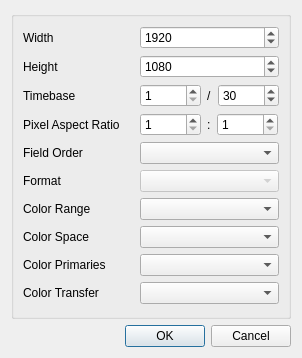
<?xml version="1.0" encoding="UTF-8"?>
<ui version="4.0">
 <class>AddEditVideoTrackDialog</class>
 <widget class="QDialog" name="AddEditVideoTrackDialog">
  <property name="geometry">
   <rect>
    <x>0</x>
    <y>0</y>
    <width>277</width>
    <height>358</height>
   </rect>
  </property>
  <property name="windowTitle">
   <string>Dialog</string>
  </property>
  <layout class="QVBoxLayout" name="verticalLayout">
   <item>
    <widget class="QGroupBox" name="groupBox">
     <property name="checkable">
      <bool>false</bool>
     </property>
     <layout class="QFormLayout" name="formLayout">
      <property name="horizontalSpacing">
       <number>20</number>
      </property>
      <property name="verticalSpacing">
       <number>6</number>
      </property>
      <item row="0" column="0">
       <widget class="QLabel" name="label">
        <property name="text">
         <string>Width</string>
        </property>
       </widget>
      </item>
      <item row="0" column="1">
       <widget class="QSpinBox" name="width">
        <property name="minimum">
         <number>1</number>
        </property>
        <property name="maximum">
         <number>16384</number>
        </property>
        <property name="value">
         <number>1920</number>
        </property>
       </widget>
      </item>
      <item row="1" column="0">
       <widget class="QLabel" name="label_2">
        <property name="text">
         <string>Height</string>
        </property>
       </widget>
      </item>
      <item row="1" column="1">
       <widget class="QSpinBox" name="height">
        <property name="minimum">
         <number>1</number>
        </property>
        <property name="maximum">
         <number>8640</number>
        </property>
        <property name="value">
         <number>1080</number>
        </property>
       </widget>
      </item>
      <item row="2" column="0">
       <widget class="QLabel" name="label_3">
        <property name="text">
         <string>Timebase</string>
        </property>
       </widget>
      </item>
      <item row="2" column="1">
       <widget class="QWidget" name="widget_2" native="true">
        <layout class="QHBoxLayout" name="horizontalLayout">
         <property name="leftMargin">
          <number>0</number>
         </property>
         <property name="topMargin">
          <number>0</number>
         </property>
         <property name="rightMargin">
          <number>0</number>
         </property>
         <property name="bottomMargin">
          <number>0</number>
         </property>
         <item>
          <widget class="QSpinBox" name="timebaseNum">
           <property name="minimum">
            <number>1</number>
           </property>
           <property name="maximum">
            <number>65535</number>
           </property>
          </widget>
         </item>
         <item>
          <widget class="QLabel" name="label_4">
           <property name="text">
            <string>/</string>
           </property>
          </widget>
         </item>
         <item>
          <widget class="QSpinBox" name="timebaseDen">
           <property name="minimum">
            <number>1</number>
           </property>
           <property name="maximum">
            <number>65535</number>
           </property>
           <property name="value">
            <number>30</number>
           </property>
          </widget>
         </item>
         <item>
          <spacer name="horizontalSpacer_2">
           <property name="orientation">
            <enum>Qt::Horizontal</enum>
           </property>
           <property name="sizeHint" stdset="0">
            <size>
             <width>40</width>
             <height>20</height>
            </size>
           </property>
          </spacer>
         </item>
        </layout>
       </widget>
      </item>
      <item row="3" column="0">
       <widget class="QLabel" name="label_5">
        <property name="text">
         <string>Pixel Aspect Ratio</string>
        </property>
       </widget>
      </item>
      <item row="3" column="1">
       <widget class="QWidget" name="widget_3" native="true">
        <layout class="QHBoxLayout" name="horizontalLayout_2">
         <property name="leftMargin">
          <number>0</number>
         </property>
         <property name="topMargin">
          <number>0</number>
         </property>
         <property name="rightMargin">
          <number>0</number>
         </property>
         <property name="bottomMargin">
          <number>0</number>
         </property>
         <item>
          <widget class="QSpinBox" name="aspectNum">
           <property name="minimum">
            <number>1</number>
           </property>
           <property name="maximum">
            <number>65535</number>
           </property>
          </widget>
         </item>
         <item>
          <widget class="QLabel" name="label_6">
           <property name="text">
            <string>:</string>
           </property>
          </widget>
         </item>
         <item>
          <widget class="QSpinBox" name="aspectDen">
           <property name="minimum">
            <number>1</number>
           </property>
           <property name="maximum">
            <number>65535</number>
           </property>
          </widget>
         </item>
         <item>
          <spacer name="horizontalSpacer">
           <property name="orientation">
            <enum>Qt::Horizontal</enum>
           </property>
           <property name="sizeHint" stdset="0">
            <size>
             <width>40</width>
             <height>20</height>
            </size>
           </property>
          </spacer>
         </item>
        </layout>
       </widget>
      </item>
      <item row="4" column="0">
       <widget class="QLabel" name="label_7">
        <property name="text">
         <string>Field Order</string>
        </property>
       </widget>
      </item>
      <item row="4" column="1">
       <widget class="QComboBox" name="fieldOrder"/>
      </item>
      <item row="5" column="0">
       <widget class="QLabel" name="label_8">
        <property name="text">
         <string>Format</string>
        </property>
       </widget>
      </item>
      <item row="5" column="1">
       <widget class="QComboBox" name="colorFormat">
        <property name="enabled">
         <bool>false</bool>
        </property>
       </widget>
      </item>
      <item row="6" column="0">
       <widget class="QLabel" name="label_9">
        <property name="text">
         <string>Color Range</string>
        </property>
       </widget>
      </item>
      <item row="6" column="1">
       <widget class="QComboBox" name="colorRange"/>
      </item>
      <item row="7" column="0">
       <widget class="QLabel" name="label_10">
        <property name="text">
         <string>Color Space</string>
        </property>
       </widget>
      </item>
      <item row="7" column="1">
       <widget class="QComboBox" name="colorSpace"/>
      </item>
      <item row="8" column="0">
       <widget class="QLabel" name="label_11">
        <property name="text">
         <string>Color Primaries</string>
        </property>
       </widget>
      </item>
      <item row="8" column="1">
       <widget class="QComboBox" name="colorPrimaries"/>
      </item>
      <item row="9" column="0">
       <widget class="QLabel" name="label_12">
        <property name="text">
         <string>Color Transfer</string>
        </property>
       </widget>
      </item>
      <item row="9" column="1">
       <widget class="QComboBox" name="colorTransfer"/>
      </item>
     </layout>
    </widget>
   </item>
   <item>
    <widget class="QDialogButtonBox" name="buttonBox">
     <property name="orientation">
      <enum>Qt::Horizontal</enum>
     </property>
     <property name="standardButtons">
      <set>QDialogButtonBox::Cancel|QDialogButtonBox::Ok</set>
     </property>
    </widget>
   </item>
  </layout>
 </widget>
 <resources/>
 <connections>
  <connection>
   <sender>buttonBox</sender>
   <signal>accepted()</signal>
   <receiver>AddEditVideoTrackDialog</receiver>
   <slot>accept()</slot>
   <hints>
    <hint type="sourcelabel">
     <x>248</x>
     <y>254</y>
    </hint>
    <hint type="destinationlabel">
     <x>157</x>
     <y>274</y>
    </hint>
   </hints>
  </connection>
  <connection>
   <sender>buttonBox</sender>
   <signal>rejected()</signal>
   <receiver>AddEditVideoTrackDialog</receiver>
   <slot>reject()</slot>
   <hints>
    <hint type="sourcelabel">
     <x>316</x>
     <y>260</y>
    </hint>
    <hint type="destinationlabel">
     <x>286</x>
     <y>274</y>
    </hint>
   </hints>
  </connection>
 </connections>
</ui>
